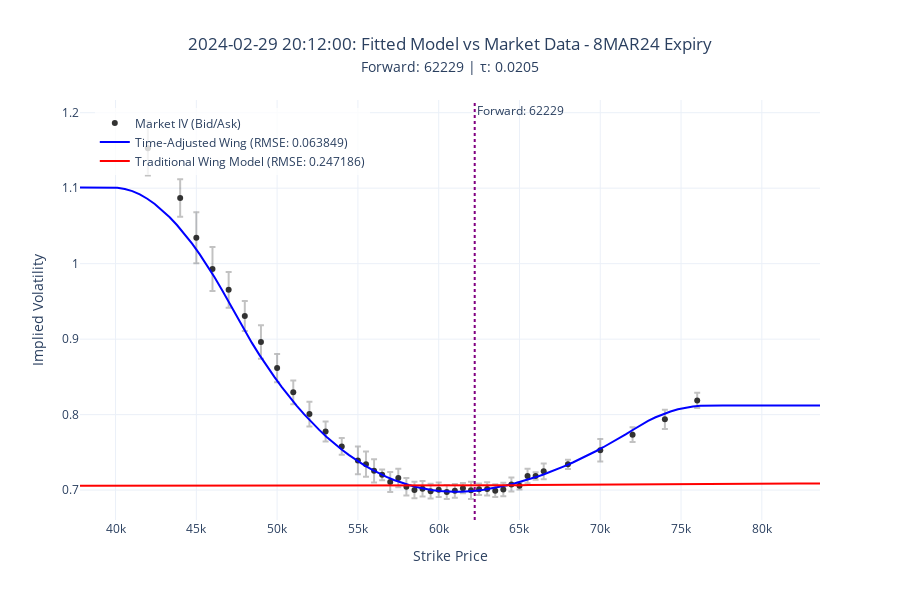

Here is the notebook cell this chart was saved with:
### Code cell
# 📈 Generate Volatility Surface Comparison Plot
import numpy as np

# Create extended strike range for smooth curves
min_strike = min(strikes_list) * 0.9
max_strike = max(strikes_list) * 1.1
extended_strikes = np.linspace(min_strike, max_strike, 100)

fig = go.Figure()

# Extract bid/ask volatilities for error bars
market_bid_vols = (df_option_with_vola_and_greeks['bidVola']/100).to_list()
market_ask_vols = (df_option_with_vola_and_greeks['askVola']/100).to_list()

# Add market data points with bid/ask error bars
fig.add_trace(go.Scatter(
    x=strikes_list, y=market_vols, mode='markers', name='Market IV (Bid/Ask)',
    error_y=dict(type='data', symmetric=False,
        array=[ask - mid for ask, mid in zip(market_ask_vols, market_vols)],  # Upper error
        arrayminus=[mid - bid for bid, mid in zip(market_bid_vols, market_vols)],  # Lower error
        visible=True, color='rgba(0,0,0,0.3)', thickness=2, width=3
    ),
    marker=dict(size=6, color='black', symbol='circle'),
    hovertemplate='Strike: %{x}<br>Mid Vol: %{y:.4f}<br>Bid-Ask Spread<extra></extra>',
    opacity=0.8
))
# Add vertical lines for reference
forward_price = df_option_with_vola_and_greeks['F'][0]    
fig.add_vline(x=forward_price, line=dict(color='purple', dash='dot', width=2), annotation_text=f"Forward: {forward_price:.0f}")

# Add model curves with fitted error bars
for model_name, data in model_results.items():        
    result = data['result']
    model_class = data['model_class']
    color = data['color']
    
    # Create model instance with optimized parameters
    model = model_class(result.parameters)
    
    # Calculate model volatilities for extended strikes
    model_vols = []
    for strike in extended_strikes:
        try:
            vol = model.calculate_volatility_from_strike(strike)
            model_vols.append(vol)
        except:
            model_vols.append(np.nan)
    
    # Add model curve
    fig.add_trace(go.Scatter(
        x=extended_strikes, y=model_vols, mode='lines',
        name=f'{model_name} (RMSE: {result.error:.6f})',
        line=dict(color=color, width=2),
        hovertemplate=f'{model_name}<br>Strike: %{{x}}<br>Vol: %{{y:.4f}}<extra></extra>'
    ))    

# Update layout
title = f"{(ts:=df_option_with_vola_and_greeks['timestamp'][0])}: Fitted Model vs Market Data - {my_expiry} Expiry"

fig.update_layout(
    title=dict(
        text=f"{title}<br><span style='font-size:14px'>Forward: {forward_price:.0f} | τ: {time_to_expiry:.4f}",# | RMSE: {fitter_result.error:.6f}<br> {param_string}</span>",
        x=0.5
    ),
    xaxis_title='Strike Price',
    yaxis_title='Implied Volatility',
    width=900,
    height=600,
    hovermode='closest',
    legend=dict(x=0.02, y=0.98, bgcolor='rgba(255,255,255,0.8)'),
    template='plotly_white'
)

fig.show()
